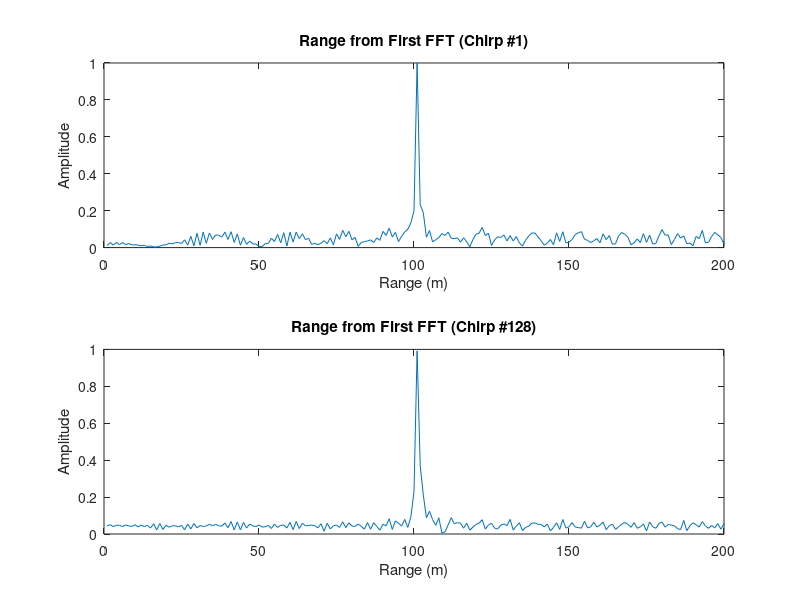
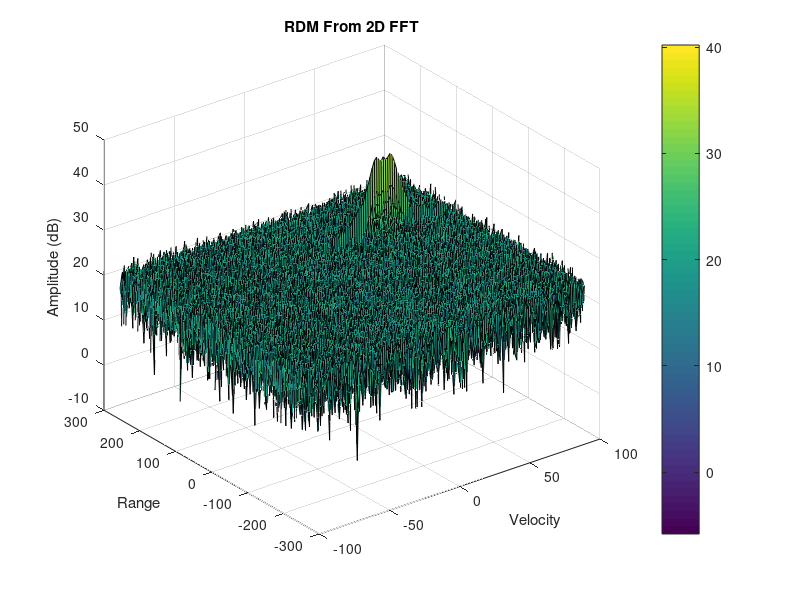
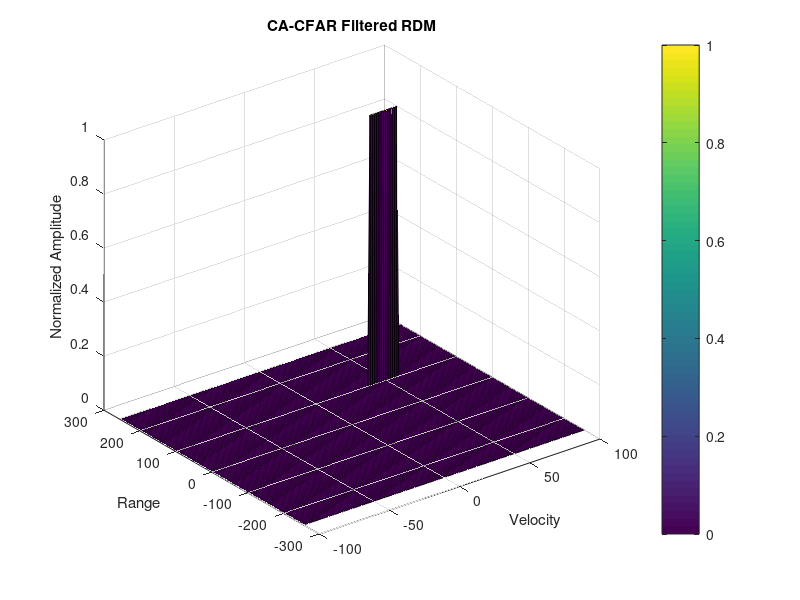
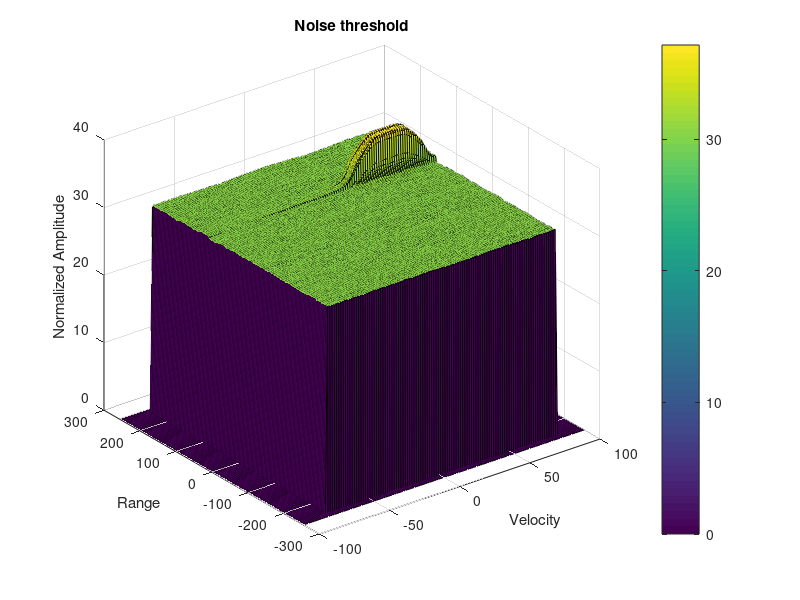

Write MATLAB code to recreate these figures, in order.
%%%%%%%%%%%%%%%%%%%%%%%%%%%%%%%%%%%%%%%%%%%%%%%%%%%%%%%%%%%%%%%%%%%%%%%%
% Sensor Fusion Nanodegree 
% Radar Target Generation and Detection project
% Author: Kirolos Wahba Moheeb Wahba
% Date: February 26, 2023
%%%%%%%%%%%%%%%%%%%%%%%%%%%%%%%%%%%%%%%%%%%%%%%%%%%%%%%%%%%%%%%%%%%%%%%%

clear all
clc;

%% Radar Specifications 
%%%%%%%%%%%%%%%%%%%%%%%%%%%
% Frequency of operation = 77GHz
% Max Range = 200m
% Range Resolution = 1 m
% Max Velocity = 100 m/s
%%%%%%%%%%%%%%%%%%%%%%%%%%%

%speed of light = 3e8
%% User Defined Range and Velocity of target
% *%TODO* :
% define the target's initial position and velocity. Note : Velocity
% remains contant
target_position = 100;
target_velocity = 50;


%% FMCW Waveform Generation

% *%TODO* :
%Design the FMCW waveform by giving the specs of each of its parameters.
% Calculate the Bandwidth (B), Chirp Time (Tchirp) and Slope (slope) of the FMCW
% chirp using the requirements above.


%Operating carrier frequency of Radar 
fc= 77e9;             %carrier freq
maxRange = 200;
rangeResolution = 1;
lightSpeed = 3e8;
Bandwidth = lightSpeed / (2 * rangeResolution);
Tchirp = (5.5 * 2 * maxRange) / lightSpeed;
slope = Bandwidth / Tchirp;

%The number of chirps in one sequence. Its ideal to have 2^ value for the ease of running the FFT
%for Doppler Estimation. 
Nd=128;                   % #of doppler cells OR #of sent periods % number of chirps

%The number of samples on each chirp. 
Nr=1024;                  %for length of time OR # of range cells

% Timestamp for running the displacement scenario for every sample on each
% chirp
t=linspace(0,Nd*Tchirp,Nr*Nd); %total time for samples


%Creating the vectors for Tx, Rx and Mix based on the total samples input.
Tx=zeros(1,length(t)); %transmitted signal
Rx=zeros(1,length(t)); %received signal
Mix = zeros(1,length(t)); %beat signal

%Similar vectors for range_covered and time delay.
r_t=zeros(1,length(t));
td=zeros(1,length(t));


%% Signal generation and Moving Target simulation
% Running the radar scenario over the time. 

for i=1:length(t)         
    
    
    % *%TODO* :
    %For each time stamp update the Range of the Target for constant velocity. 
    r_t(i) = target_position + t(i)*target_velocity;
    td(i) = 2*r_t(i) / lightSpeed;
    
    % *%TODO* :
    %For each time sample we need update the transmitted and
    %received signal. 
    Tx(i) = cos( 2 * pi * ( fc * t(i) + slope * t(i)^2 /2 ) );
    Rx(i)  = cos( 2 * pi * ( fc * (t(i) -td(i)) + ( slope * ( t(i) - td(i) )^2) / 2 ) );
    
    % *%TODO* :
    %Now by mixing the Transmit and Receive generate the beat signal
    %This is done by element wise matrix multiplication of Transmit and
    %Receiver Signal
    Mix(i) = Tx(i) * Rx(i);
end

%% RANGE MEASUREMENT


 % *%TODO* :
%reshape the vector into Nr*Nd array. Nr and Nd here would also define the size of
%Range and Doppler FFT respectively.
Mix = reshape(Mix, [Nr, Nd]);

 % *%TODO* :
%run the FFT on the beat signal along the range bins dimension (Nr) and
%normalize.
Mix_fft = fft(Mix, [], 1);
Mix_fft = (Mix_fft - min(Mix_fft, [], 1)) ./ (max(Mix_fft, [], 1) - min(Mix_fft, [], 1));

 % *%TODO* :
% Take the absolute value of FFT output
Mix_fft = abs(Mix_fft);

 % *%TODO* :
% Output of FFT is double sided signal, but we are interested in only one side of the spectrum.
% Hence we throw out half of the samples.
Mix_fft = Mix_fft(1:Nr/2,:);

%plotting the range
figure ('Name','Range from First FFT')
subplot(2,1,1)

% *%TODO* :
% plot FFT output
plot(Mix_fft(:,1))
title('Range from First FFT (Chirp #1)')
xlabel('Range (m)')
ylabel('Amplitude')
axis ([0 200 0 1]);

subplot(2,1,2)

% plot FFT output
plot(Mix_fft(:,128))
title('Range from First FFT (Chirp #128)')
xlabel('Range (m)')
ylabel('Amplitude')
axis ([0 200 0 1]);



%% RANGE DOPPLER RESPONSE
% The 2D FFT implementation is already provided here. This will run a 2DFFT
% on the mixed signal (beat signal) output and generate a range doppler
% map.You will implement CFAR on the generated RDM


% Range Doppler Map Generation.

% The output of the 2D FFT is an image that has reponse in the range and
% doppler FFT bins. So, it is important to convert the axis from bin sizes
% to range and doppler based on their Max values.

Mix=reshape(Mix,[Nr,Nd]);

% 2D FFT using the FFT size for both dimensions.
sig_fft2 = fft2(Mix,Nr,Nd);

% Taking just one side of signal from Range dimension.
sig_fft2 = sig_fft2(1:Nr/2,1:Nd);
sig_fft2 = fftshift(sig_fft2);
RDM = abs(sig_fft2);
RDM = 10*log10(RDM) ;

%use the surf function to plot the output of 2DFFT and to show axis in both
%dimensions
doppler_axis = linspace(-100,100,Nd);
range_axis = linspace(-200,200,Nr/2)*((Nr/2)/400);
figure('Name', 'RDM From 2D FFT')
surf(doppler_axis,range_axis,RDM);
title( 'RDM From 2D FFT');
xlabel('Velocity');
ylabel('Range');
zlabel('Amplitude (dB)');
colorbar;

%% CFAR implementation

%Slide Window through the complete Range Doppler Map

% *%TODO* :
%Select the number of Training Cells in both the dimensions.
rangeTrainingCells = 10;
dopplerTrainingCells = 8;

% *%TODO* :
%Select the number of Guard Cells in both dimensions around the Cell under 
%test (CUT) for accurate estimation
rangeGuardCells = 2;
dopplerGuardCells = 4;

guardAndCUT_Cells = (2*rangeGuardCells+1)*(2*dopplerGuardCells+1);
trainingCells = (2*rangeTrainingCells+2*rangeGuardCells+1)*(2*dopplerTrainingCells+2*dopplerGuardCells+1) - guardAndCUT_Cells;

% *%TODO* :
% offset the threshold by SNR value in dB
offset = 10;

% *%TODO* :
%Create a vector to store noise_level for each iteration on training cells
noise_level = zeros(Nr/2,Nd);

%A vector to store signal after applying CA_CFAR
signal_cfar = zeros(Nr/2,Nd);

% *%TODO* :
%design a loop such that it slides the CUT across range doppler map by
%giving margins at the edges for Training and Guard Cells.
%For every iteration sum the signal level within all the training
%cells. To sum convert the value from logarithmic to linear using db2pow
%function. Average the summed values for all of the training
%cells used. After averaging convert it back to logarithimic using pow2db.
%Further add the offset to it to determine the threshold. Next, compare the
%signal under CUT with this threshold. If the CUT level > threshold assign
%it a value of 1, else equate it to 0.
for r = 1:(Nr/2-(2*rangeGuardCells+2*rangeTrainingCells))
   for d = 1:(Nd-(2*dopplerGuardCells+2*dopplerTrainingCells))
   % Use RDM[x,y] as the matrix from the output of 2D FFT for implementing
   % CFAR
   
   % CUT index
   CUT_r = r+rangeGuardCells+rangeTrainingCells+1;
   CUT_d = d+dopplerGuardCells+dopplerTrainingCells+1;
   
   noise = sum(sum(db2pow(RDM(r:r+2*rangeGuardCells+2*rangeTrainingCells,d:d+2*dopplerGuardCells+2*dopplerTrainingCells))));
   noise = noise - sum(sum(db2pow(RDM(r+rangeTrainingCells:r+rangeTrainingCells+2*rangeGuardCells,d+dopplerTrainingCells:d+dopplerTrainingCells+2*dopplerGuardCells))));
   noise_level(CUT_r, CUT_d) = pow2db(noise/trainingCells) + offset;
   
   %Compare the original signal with the noise threshold
   if RDM(CUT_r, CUT_d) > noise_level(CUT_r, CUT_d)
       signal_cfar(CUT_r, CUT_d) = 1;
   end
   end
end

% *%TODO* :
% The process above will generate a thresholded block, which is smaller 
%than the Range Doppler Map as the CUT cannot be located at the edges of
%matrix. Hence,few cells will not be thresholded. To keep the map size same
% set those values to 0. 

% Already accounted for this error in my algorithm above!


% *%TODO* :
%display the CFAR output using the Surf function like we did for Range
%Doppler Response output.
figure('Name', 'CA-CFAR Filtered RDM')
surf(doppler_axis,range_axis,signal_cfar);
% surf(doppler_axis,range_axis,noise_level);
title( 'CA-CFAR Filtered RDM');
xlabel('Velocity');
ylabel('Range');
zlabel('Normalized Amplitude');
colorbar;

%display the noise threshold using CA-CFAR for for Range
%Doppler Response output.
figure('Name', 'Noise threshold using CA-CFAR for RDM')
surf(doppler_axis,range_axis,noise_level);
title( 'Noise threshold');
xlabel('Velocity');
ylabel('Range');
zlabel('Normalized Amplitude');
colorbar;
